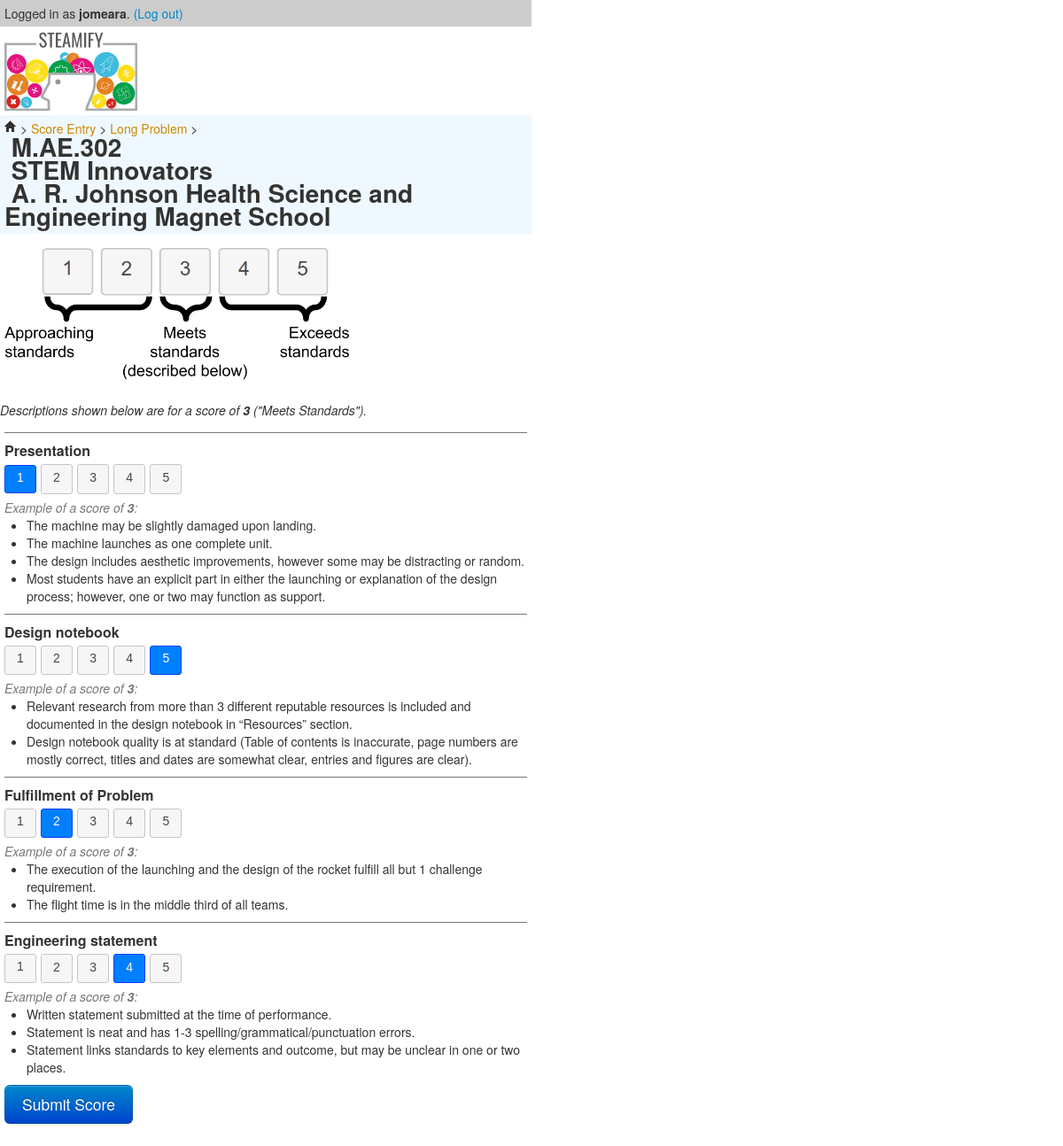
Screenshot of /steamify/entry/long/M.AE/M.AE.302/edit/47 (signed in) with the database file from the repository.
### steamify/models.py (models this page shows, shortened)
class Team(models.Model):
    dotted_id = models.CharField(max_length=20, primary_key=True)
    name = models.CharField(max_length=300)
    school_name = models.CharField(max_length=300)

class Shared(models.Model):
    TLA = "Shared_class_which_only_has_TLA_to_avoid_exceptions"
    spontOrLong = "long"  # override this in spont
    judge = models.ForeignKey(
        User,
        on_delete=models.PROTECT,
        )
    team = models.ForeignKey(
        Team,
        on_delete=models.PROTECT,
        )
    created_at = models.DateTimeField()
    modified_at = models.DateTimeField(null=True)

class AeroMiddle(Shared):
    TLA = "M.AE"
    presentation = standardSteamifyField("""
        The machine may be slightly damaged upon landing.
        The machine launches as one complete unit.
        The design includes aesthetic improvements, however some may be distracting or random.
        Most students have an explicit part in either the launching or explanation of the design process; however, one or two may function as support.
        """)
    design_notebook = standardSteamifyField("""
        Relevant research from more than 3 different reputable resources is included and documented in the design notebook in “Resources” section.
        Design notebook quality is at standard (Table of contents is inaccurate, page numbers are mostly correct, titles and dates are somewhat clear, entries and figures are clear).
		""")
    fulfillment_of_problem = standardSteamifyField("""
        The execution of the launching and the design of the rocket fulfill all but 1 challenge requirement.
        The flight time is in the middle third of all teams.
		""",
        verbose_name="Fulfillment of Problem")
    engineering_statement = standardSteamifyField("""
        Written statement submitted at the time of performance.
        Statement is neat and has 1-3 spelling/grammatical/punctuation errors.
        Statement links standards to key elements and outcome, but may be unclear in one or two places.
		""")

### steamify/views.py (the view)
class GenericUpdate(LoginRequiredMixin, UpdateView):
    template_name = "steamify/generic_score_form.html"
    get_success_url = create_and_update_get_success_url
    def get_context_data(self, **kwargs):
        context = super().get_context_data(**kwargs)
        return addTeamToContext(self, context)

### steamify/views.py (called while the page is built)
def addTeamToContext(selfdata, context):
    context['team'] = Team.objects.get(dotted_id=selfdata.kwargs['full_team_id'])
    return context

### steamify/templates/steamify/generic_score_form.html (shortened to what this page needs)
{% extends "steamify/base.html" %}
{% load static %}
{% load crispy_forms_tags %}
{% block content %}
    <p class="steamify-breadcrumb">
        <a href="{% url 'steamify:steamifyhome' %}"><i class="icon-home"></i> </a>
        &gt;
        <a href="{% url 'steamify:entryhome' %}">Score Entry</a>
        &gt;
        <a href="{% url 'steamify:pickteamname' view.kwargs.spontOrLong %}">
            {% if view.kwargs.spontOrLong == "spont" %}
                Spontaneous
            {% else %}
                Long Problem
            {% endif %}
        </a>
        &gt;<br/>
        <span style="font-size: 2em;"><b>
            &nbsp;{{ team.dotted_id }}<br/>
            &nbsp;{{ team.name }}<br/>
            &nbsp;{{ team.school_name }}
        </b></span>
    </p>
    <p>
        <div style="max-width: 400px;">
            <img src="{% static "steamify/img/score_legend.png" %}" alt="Image: legend of 1 through 5">
        </div>
        <br/>
        <em>Descriptions shown below are for a score of <b>3</b> (&quot;Meets Standards&quot;).</em><br/>
    </p>
    <div class="main-content">
        <div class="rubric-questions">
            <form method="post">
                {{ form|crispy }}
                <input type="submit" value="Submit Score" class="btn btn-large btn-primary">
            </form>
        </div>
    </div>
{% endblock %}

### steamify/templates/steamify/base.html (shortened to what this page needs)
{% load static %}
<!doctype html>
<html lang="en">
<head>
    <link href="{% static 'steamify/js/jquery-ui-1.12.1/jquery-ui.css' %}" rel="stylesheet">
    <link href="{% static 'steamify/css/bootstrap.css' %}" rel="stylesheet">
    <link href="{% static 'steamify/css/steamify.css' %}" rel="stylesheet">
</head>
<body>
    <div style="max-width:600px;">
        {% if user.is_authenticated %}
            <div class="steamify-login-state">
                Logged in as <b>{{ user }}</b>.
                <a href="{% url 'logout' %}">(Log out)</a>
            </div>
        {% endif %}
        <img class="steamify-logo" src="{% static "steamify/img/steamify-logo.png" %}" alt="Image: Steamify Logo">
        {% block content %}{% endblock %}
    </div>
</body>
</html>

### steamify/static/steamify/css/steamify.css (style rules this page uses)
.steamify-login-state { background-color: #ccc; padding:5px; }
.steamify-breadcrumb a { color: #c80; }
.steamify-breadcrumb { background-color: aliceblue; padding: 5px; }
.steamify-logo { padding: 5px; width: 150px; }
.main-content { padding: 5px; }
.rubric-questions .control-group { padding-top: 10px; border-top: 1px solid #777; }
.control-label { font-weight: bold; }
.rubric-questions .control-label { font-size: 16px; }
.ui-checkboxradio-radio-label { padding-left: 13px; padding-right: 13px; }

### rows the page displays
Team: dotted_id "M.AE.302", name "STEM Innovators", school_name "A. R. Johnson Health Science and Engineering Magnet School"
AeroMiddle: form "Presentation 1 2 3 4 5 Example of a score of 3 : The machine may be slightly damaged upon landing. The machine launches as one complete unit. The design includes aesthetic improvements, however some may be distracting or random. Most students have an explicit part in either the launching or explanation of the design process; however, one or two may function as support. Design notebook 1 2 3 4 5 Example of a score of 3 : Relevant research from more than 3 different reputable resources is included and documented in the design notebook in “Resources” section. Design notebook quality is at standard (Table of contents is inaccurate, page numbers are mostly correct, titles and dates are somewhat…"

### other values shown
{{ user }} "jomeara"
